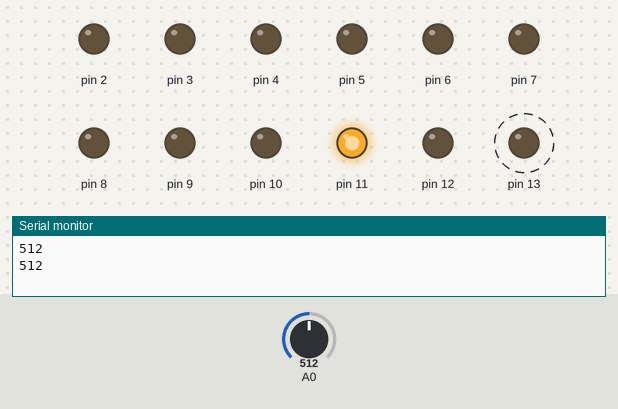
Simulated run of this sketch. Board: Arduino Uno, built with avr-gcc and run on an emulated ATmega328P. Parts: output pins drawn as LEDs (lit = HIGH), the last lines printed to the serial monitor. Dashed ring = blinking. The test bench sets the inputs (shaded band); at power-on: A0 = 512.

Above: at 1.8 s.
1.9 s: A0 set to 126
4.2 s: A0 set to 110
At 6.4 s:
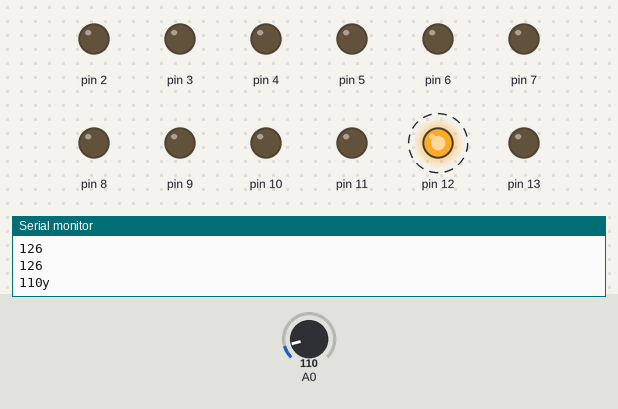
8.7 s: A0 set to 122
At 9.8 s:
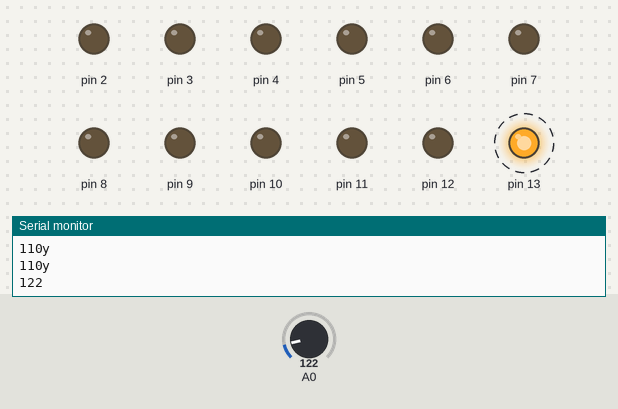
13.2 s: A0 set to 0
At 14.9 s:
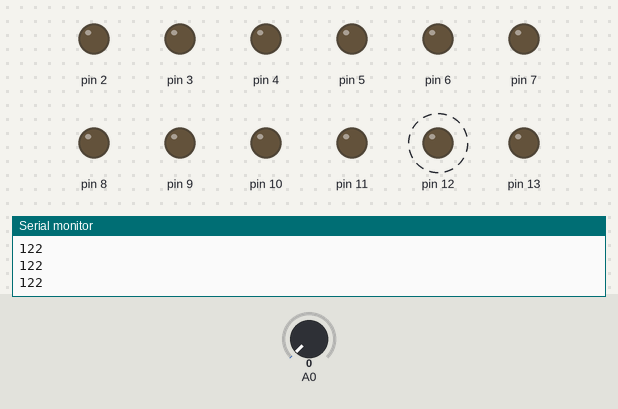
Timing chart, 0 to 18.7 s (numbered marks = the images above; inputs shaded):
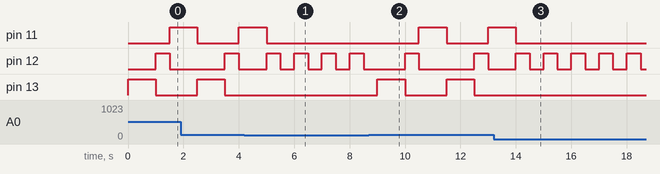

Measured:
- the behaviour switches between 121 and 120 on A0 (found by bisection; images 0 and 1)
- after the input at 4.2 s, pin 11: goes on until 5.0 s, then stays LOW; pin 13: stops changing and stays LOW
- after the input at 8.7 s, pin 11: LOW → HIGH after 1.8 s, → LOW 1.0 s later, → HIGH 1.5 s later; pin 12: alternates HIGH for 0.50 s and LOW for 2.0 s, starting after 1.3 s; pin 13: alternates HIGH for 1.0 s and LOW for 1.5 s, starting after 0.30 s
- after the input at 13.2 s, pin 11: goes on until 14.0 s, then stays LOW; pin 12: alternates HIGH for 0.50 s and LOW for 0.50 s, starting after 0.80 s; pin 13: stops changing and stays LOW
- by itself, pin 12: alternates HIGH for 0.50 s and LOW for 0.50 s

The sketch:

traffic.ino
```cpp
// (licence header left out)
bool traff = false;
int light =120;
void setup(){
  int i;
  for(i=2;i<14;i++)
    pinMode(i,OUTPUT);
  Serial.begin(9600);
}

void loop(){
  int i=0;
  i=analogRead(A0);
  if (i>light){
  Serial.println(i);
  traff1(traff);
  }
  else
  {
   digitalWrite(11,LOW);
   digitalWrite(13,LOW);
    yellow(500);
    delay(500);
    Serial.print(i);
    Serial.println("y");
  }
}

void yellow(int d){
  digitalWrite(12,HIGH);
    delay(d);
    digitalWrite(12,LOW);

}

void traff1(bool traff1){
  if (traff==false){
       digitalWrite(11,LOW);

    digitalWrite(13,HIGH);
     delay(1000);

    traff = not traff;
  }
  else
    {

     digitalWrite(13,LOW);
     yellow(500);
    digitalWrite(11,HIGH);
    delay(1000);

    traff = not traff;
    }
}
```
